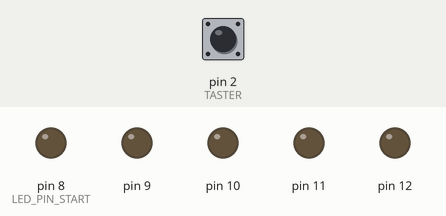
This sketch was run on a simulated Arduino Uno, built with avr-gcc and run on an emulated ATmega328P. On the bench: output pins drawn as LEDs (lit = HIGH). Dashed ring = blinking. The test bench sets the inputs (shaded band); at power-on: pin 2 (TASTER) HIGH.

Above: at 1.2 s.
1.3 s: pin 2 (TASTER) pulled LOW for 1 s
At 1.4 s:
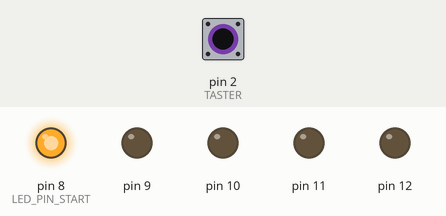
At 1.8 s:
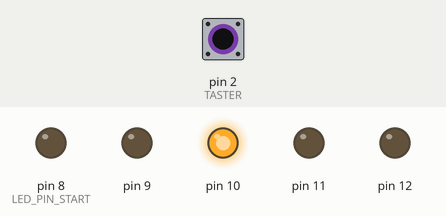
4.3 s: pin 2 (TASTER) pulled LOW for 3.2 s
At 4.6 s:
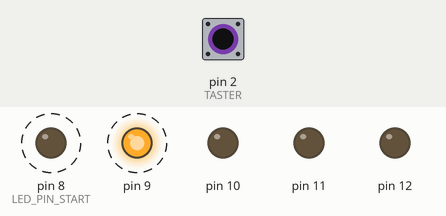
Timing chart, 0 to 9.0 s (numbered marks = the images above; inputs shaded):
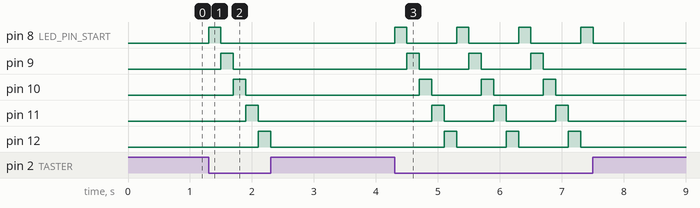

Measured:
- after the input at 1.3 s, pin 8 (LED_PIN_START): LOW → HIGH at once, → LOW 0.20 s later; pin 9: LOW → HIGH after 0.20 s, → LOW 0.20 s later; pin 10: LOW → HIGH after 0.40 s, → LOW 0.20 s later; pin 11: LOW → HIGH after 0.60 s, → LOW 0.20 s later; pin 12: LOW → HIGH after 0.80 s, → LOW 0.20 s later
- after the input at 4.3 s, pin 8 (LED_PIN_START): alternates HIGH for 0.20 s and LOW for 0.80 s, 8 changes in all, then stays LOW, starting at once; pin 9: alternates HIGH for 0.20 s and LOW for 0.80 s, 6 changes in all, then stays LOW, starting after 0.20 s

The sketch:

Lauflicht.ino
```cpp
/*
   Lauflicht mit 5 LED's an den Ausgängen D8..D12.
   1 Taster zum Einschalten an D2.
*/

// das ist die aktuelle Position des Lichtes
#define LED_ANZAHL 5
#define LED_PIN_START 8
#define TASTER 2
#define WARTZEIT 200

byte pos;

void setup() {
  // Alle LED's Pins als Ausgang
  for (byte i = 1; i <= LED_ANZAHL ; i++) {
    pinMode(LED_PIN_START + i - 1, OUTPUT);
  }

  // Taster Pin als Eingang
  pinMode(TASTER, INPUT_PULLUP);

  pos = 1;
}

void loop() {
  if (digitalRead(TASTER) == 0) {
    // Knopf gedrückt, jetzt geht's los
    pos++;
    if (pos > LED_ANZAHL) {
      pos = 1;
    }

    // jetzt die richtigen LED's anschalten
    for (int i = 1; i <= LED_ANZAHL; i++) {
      // die richtige position muss immer leuchten
      if (i == pos) {
        LEDAnAus(i, HIGH);
      } else {
        // die anderen aus
        LEDAnAus(i, LOW);
      }
    }
    delay(WARTZEIT);
  }
  else {
    // Knopf nicht gedrückt, alles aus machen
    for (int i = 1; i <= LED_ANZAHL; i++) {
      LEDAnAus(i, LOW);
    }
    // und damit er auch schön wieder am Anfang anfängt
    pos = 0;
  }
}

void LEDAnAus(byte led_nummer, byte value) {
  digitalWrite(LED_PIN_START + led_nummer - 1, value);
}
```
